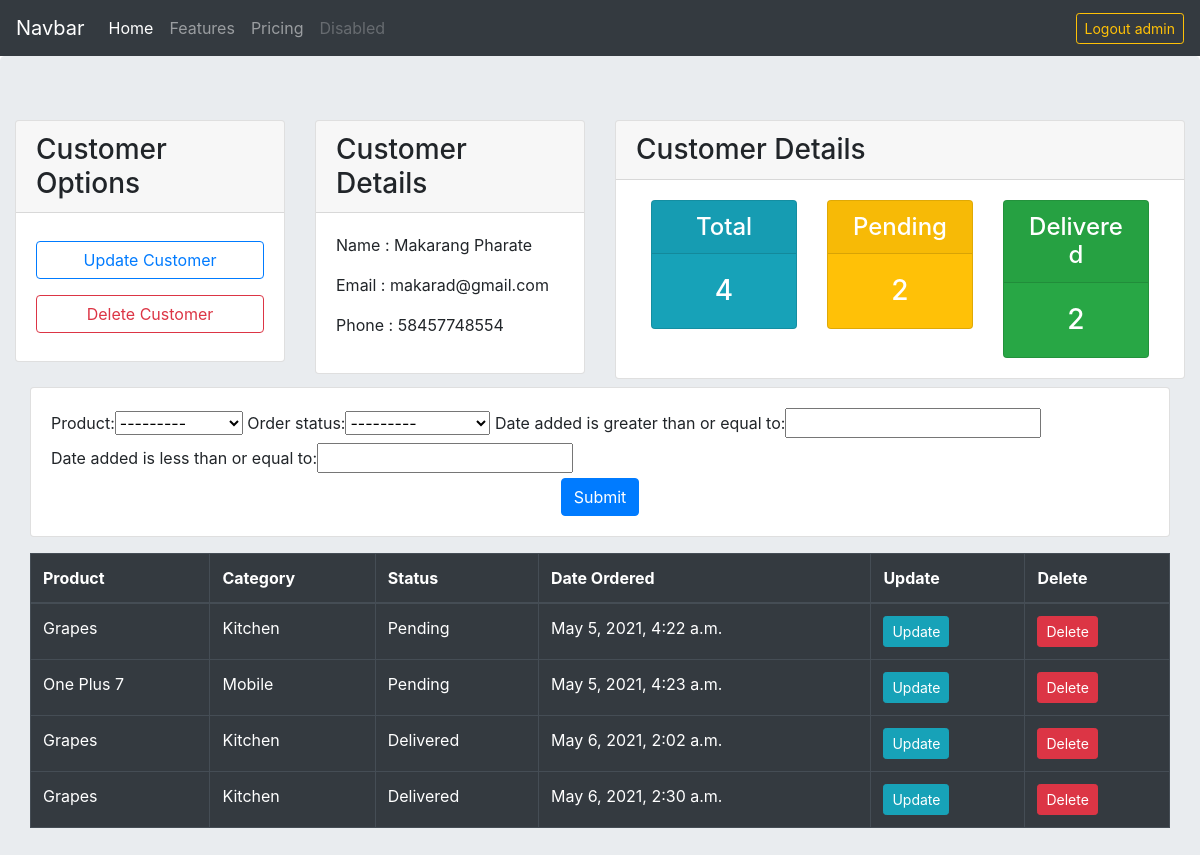
The page /customer/1 (signed in) on the database as committed earlier.
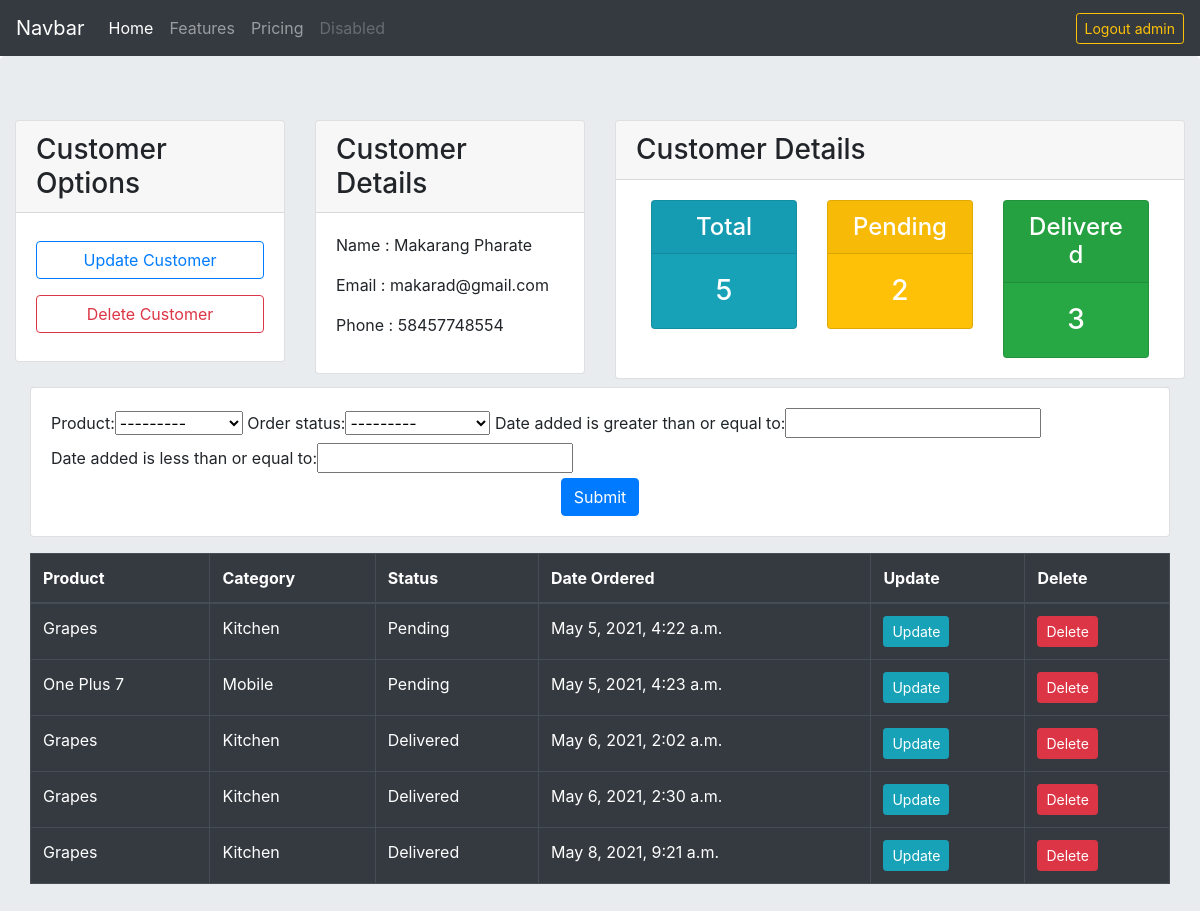
The same page on the database as committed later.
### accounts/models.py (models this page shows, shortened)
class Order(models.Model):
    ORDER_STATUS = (
        ("Pending","Pending"),
        ('Out For Delivery','Out For Delivery'),
        ("Delivered","Delivered")
    )
    product = models.ForeignKey(Product,null=True,on_delete=models.SET_NULL)
    customer = models.ForeignKey(Customer,null=True,on_delete=models.SET_NULL)
    order_status = models.CharField(max_length=200,choices=ORDER_STATUS)
    date_added = models.DateTimeField(auto_now_add=True)

class Product(models.Model):
    name = models.CharField(max_length=200)
    description = models.CharField(max_length=200)
    price = models.FloatField()
    category = models.ForeignKey(Category, null=True ,on_delete=models.SET_NULL)
    tags = models.ManyToManyField(Tag)
    date_added = models.DateTimeField(auto_now_add=True)
    def __str__(self):
        return self.name

class Category(models.Model):
    name = models.CharField(max_length=200)
    def __str__(self):
        return self.name

### accounts/views.py (the view)
# urls.py: path('customer/<int:pk>',views.customer,name="customer"),
@login_required(login_url='login')
def customer(request,pk):
    customer = Customer.objects.get(id=pk)
    orders = customer.order_set.all()
    order_filter = OrderFilter(request.GET,queryset=orders)
    orders = order_filter.qs
    total = orders.all().count()
    pending = orders.filter(order_status="Pending").count()
    delivered = orders.filter(order_status="Delivered").count()
    context = {'customer':customer,'orders':orders, 'total':total,
               'pending':pending,'delivered':delivered,'filter':order_filter}
    return render(request,'accounts/customer.html',context)

### templates/accounts/customer.html (shortened to what this page needs)
{% extends "accounts/layout/main.html" %}
{% block content %}
    <div class="container-fluid">
      <div class="row">
        <div class="col-3">
          <div class="card">
            <div class="card-header">
              <h3 class="card-title mb-0">Customer Options</h3>
            </div>
            <div class="card-body">
              <a href="#"
              class="btn btn-outline-primary my-2 w-100">Update Customer</a>
              <a href="#"
              class="btn btn-outline-danger my-2 w-100">Delete Customer</a>
            </div>
          </div>
        </div>
        <div class="col-3">
          <div class="card">
            <div class="card-header">
              <h3 class="card-title mb-0">Customer Details</h3>
            </div>
            <div class="card-body">
              <p>Name : {{customer.name}}</p>
              <p>Email : {{customer.email}}</p>
              <p>Phone : {{customer.phone}}</p>
            </div>
          </div>
        </div>
        <div class="col-6">
            <div class="card">
              <div class="card-header">
                <h3 class="card-title mb-0">Customer Details</h3>
              </div>
              <div class="card-body">
                {% include "accounts/stats.html" %}
              </div>
            </div>
        </div>
      </div>
      <div class="container-fluid py-2">
        <div class="card">
          <div class="card-body">
            <form class=""  method="get">
                {{filter.form}}
                <div class="text-center">
                  <input type="submit" class="btn btn-primary">
                </div>
            </form>
          </div>
        </div>
      </div>
      <div class="container-fluid py-2">
          <table class="table table-dark table-bordered">
              <thead>
                <tr>
                  <th>Product</th>
                  <th>Category</th>
                  <th>Status</th>
                  <th>Date Ordered</th>
                  <th>Update</th>
                  <th>Delete</th>
                </tr>
              </thead>
              <tbody>
                {% for order in orders %}
                  <tr>
                    <td>{{order.product.name}}</td>
                    <td>{{order.product.category}}</td>
                    <td>{{order.order_status}}</td>
                    <td>{{order.date_added}}</td>
                    <td><a href="{% url 'update_order' order.id %}" class="btn btn-sm btn-info">Update</a></td>
                    <td><a href="#" class="btn btn-sm btn-danger">Delete</a></td>
                  </tr>
                {% endfor %}
              </tbody>
          </table>
      </div>
    </div>
{% endblock content %}

Rows that differ between the two databases and show on the page:
added Order: product.name "Grapes", product.category "Kitchen", order_status "Delivered", date_added "May 8, 2021, 9:21 a.m."
Other text that changed with them:
{{ total }}: "4" → "5"
{{ delivered }}: "2" → "3"
